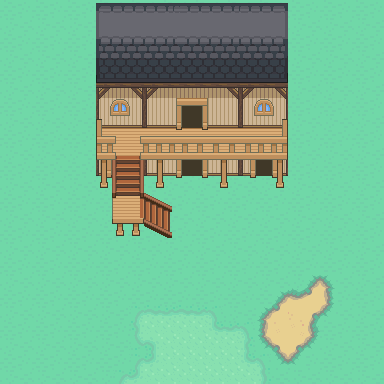

Below is a game level as drawn by its tile map, then a one-line description and the .tmx that defines it (tile-layer data replaced by summaries):
An orthogonal 24x24 tile map with 16x16 px tiles, 11 tile layers (ground, path, walls, lower doors, ...), 3 hidden layers not drawn and 6 objects.

<map version="1.2" tiledversion="1.2.4" orientation="orthogonal" renderorder="left-down" width="24" height="24" tilewidth="16" tileheight="16" infinite="0" nextlayerid="27" nextobjectid="13">
 <tileset firstgid="1" name="tileset 002" tilewidth="16" tileheight="16" tilecount="2560" columns="16">
  <image source="tileset 002.png" width="256" height="2560" />
 </tileset>
 <group id="15" name="background">
  <properties>
   <property name="ySortable" type="bool" value="false" />
  </properties>
  <layer id="1" name="ground" width="24" height="24">
   <data>[576 cells, 576 non-empty, 8 distinct tile ids]</data>
  </layer>
  <layer id="9" name="path" width="24" height="24">
   <data>[576 cells, 62 non-empty, 26 distinct tile ids]</data>
  </layer>
  <layer id="5" name="stage" width="24" height="24" visible="0">
   <data>[576 cells, 92 non-empty, 6 distinct tile ids]</data>
  </layer>
  <layer id="4" name="stage base" width="24" height="24" visible="0">
   <data>[576 cells, 58 non-empty, 34 distinct tile ids]</data>
  </layer>
  <layer id="3" name="stairs" width="24" height="24" visible="0">
   <data>[576 cells, 32 non-empty, 32 distinct tile ids]</data>
  </layer>
 </group>
 <objectgroup id="24" name="stairs_up">
  <properties>
   <property name="yOffset" type="int" value="1" />
  </properties>
  <object id="10" x="160" y="224" width="16" height="16" />
  <object id="11" x="304" y="208" width="16" height="16" />
  <object id="12" x="64" y="208" width="16" height="16" />
 </objectgroup>
 <objectgroup id="26" name="stairs_down">
  <properties>
   <property name="yOffset" type="int" value="-1" />
  </properties>
  <object id="7" x="80" y="192" width="16" height="16" />
  <object id="8" x="288" y="192" width="16" height="16" />
  <object id="9" x="144" y="208" width="16" height="16" />
 </objectgroup>
 <group id="16" name="foreground">
  <properties>
   <property name="ySortable" type="bool" value="true" />
  </properties>
  <layer id="17" name="walls" width="24" height="24">
   <data>[576 cells, 72 non-empty, 9 distinct tile ids]</data>
  </layer>
  <layer id="18" name="lower doors" width="24" height="24">
   <data>[576 cells, 24 non-empty, 15 distinct tile ids]</data>
  </layer>
  <layer id="10" name="landing" width="24" height="24">
   <data>[576 cells, 6 non-empty, 5 distinct tile ids]</data>
  </layer>
  <layer id="11" name="landing stairs" width="24" height="24">
   <data>[576 cells, 9 non-empty, 9 distinct tile ids]</data>
  </layer>
  <layer id="19" name="balcony" width="24" height="24">
   <data>[576 cells, 36 non-empty, 12 distinct tile ids]</data>
  </layer>
  <layer id="20" name="upper doors" width="24" height="24">
   <data>[576 cells, 18 non-empty, 12 distinct tile ids]</data>
  </layer>
  <layer id="13" name="balcony stairs" width="24" height="24">
   <data>[576 cells, 8 non-empty, 8 distinct tile ids]</data>
  </layer>
  <layer id="21" name="balcony railing" width="24" height="24">
   <data>[576 cells, 28 non-empty, 22 distinct tile ids]</data>
  </layer>
  <layer id="22" name="roof" width="24" height="24">
   <data>[576 cells, 72 non-empty, 72 distinct tile ids]</data>
  </layer>
 </group>
</map>